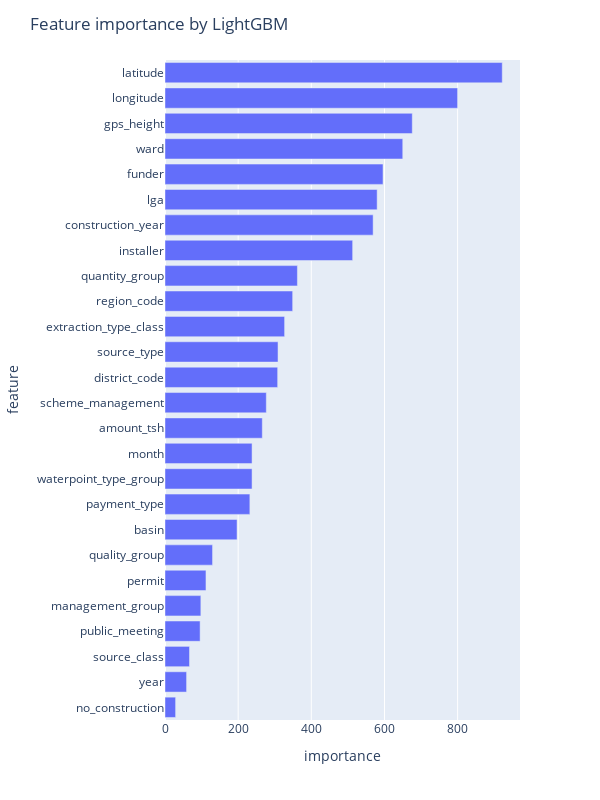

This figure's notebook cell:
### Code cell
feature_importance = pd.DataFrame({'feature':X_train.columns, 'importance': clf.feature_importances_})
feature_importance = feature_importance.sort_values('importance')
fig = feature_importance.plot.bar(y = 'feature',x = 'importance', orientation = 'h')
fig.update_layout(title='Feature importance by LightGBM', height = 800, width = 600)
fig.show()

### Figure 1 — Plotly figure (JSON) as saved in the notebook; plotly's stock layout.template omitted (floating-point values rounded to 4 significant figures)
{"data": [{"alignmentgroup": "True", "hovertemplate": "importance=%{x}<br>feature=%{y}<extra></extra>", "legendgroup": "", "marker": {"color": "#636efa", "pattern": {"shape": ""}}, "name": "", "offsetgroup": "", "orientation": "h", "showlegend": false, "textposition": "auto", "type": "bar", "x": [29, 59, 67, 96, 98, 112, 130, 197, 232, 238, 238, 266, 277, 308, 309, 327, 349, 362, 513, 569, 580, 596, 650, 676, 800, 922], "xaxis": "x", "y": ["no_construction", "year", "source_class", "public_meeting", "management_group", "permit", "quality_group", "basin", "payment_type", "waterpoint_type_group", "month", "amount_tsh", "scheme_management", "district_code", "source_type", "extraction_type_class", "region_code", "quantity_group", "installer", "construction_year", "lga", "funder", "ward", "gps_height", "longitude", "latitude"], "yaxis": "y"}], "layout": {"barmode": "relative", "height": 800, "legend": {"tracegroupgap": 0}, "margin": {"t": 60}, "title": {"text": "Feature importance by LightGBM"}, "width": 600, "xaxis": {"anchor": "y", "autorange": true, "domain": [0, 1], "range": [0, 970.5], "title": {"text": "importance"}, "type": "linear"}, "yaxis": {"anchor": "x", "autorange": true, "domain": [0, 1], "range": [-0.5, 25.5], "title": {"text": "feature"}, "type": "category"}}}
